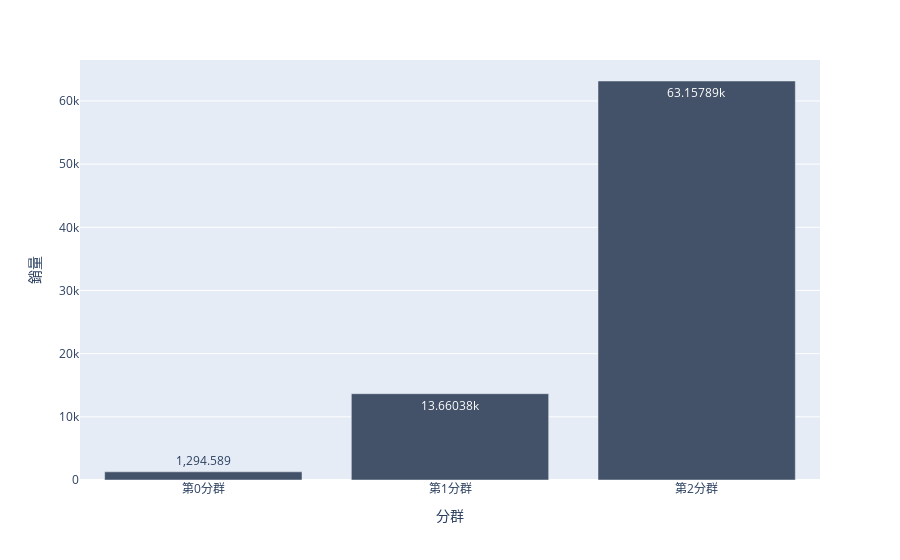

The cell this chart's notebook holds for it:
### Code cell
px.bar(re,'分群','銷量',color_discrete_sequence =['#435268']*10,text_auto=True)

### Figure 1 — Plotly figure (JSON) as saved in the notebook; plotly's stock layout.template omitted (floating-point values rounded to 4 significant figures)
{"data": [{"alignmentgroup": "True", "hovertemplate": "分群=%{x}<br>銷量=%{y}<extra></extra>", "legendgroup": "", "marker": {"color": "#435268", "pattern": {"shape": ""}}, "name": "", "offsetgroup": "", "orientation": "v", "showlegend": false, "textposition": "auto", "texttemplate": "%{y}", "type": "bar", "x": ["第0分群", "第1分群", "第2分群"], "xaxis": "x", "y": [1295.0, 13660.0, 63160.0], "yaxis": "y"}], "layout": {"barmode": "relative", "legend": {"tracegroupgap": 0}, "margin": {"t": 60}, "xaxis": {"anchor": "y", "domain": [0, 1], "title": {"text": "分群"}}, "yaxis": {"anchor": "x", "domain": [0, 1], "title": {"text": "銷量"}}}}
